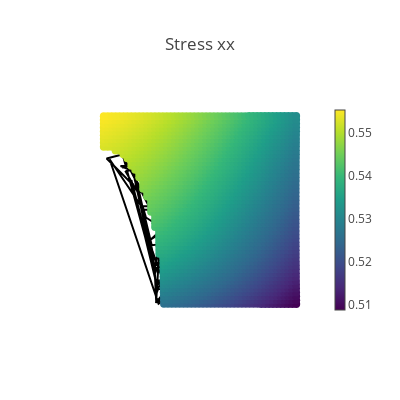
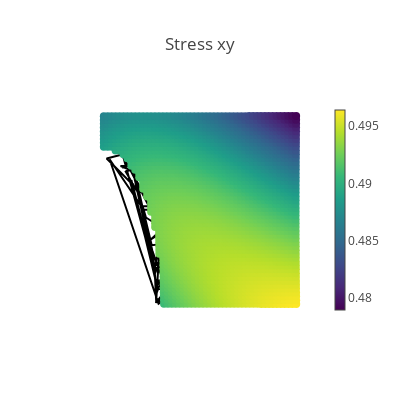
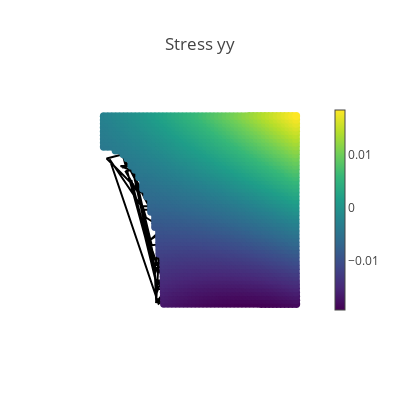
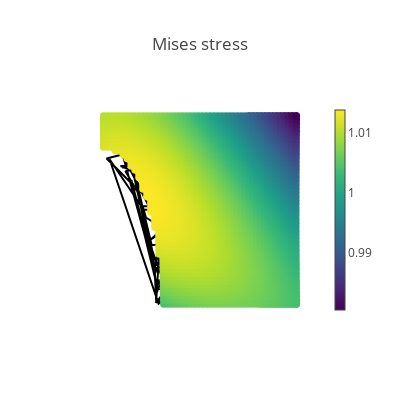

Notebook code for these charts, in order:
### Code cell
# Create a validation domain different from the training domain
val_x, val_y = np.meshgrid(np.linspace(0, L, 50), np.linspace(0, L, 50))
val_domain = np.vstack([val_x.ravel(), val_y.ravel()]).T
mask = (
    ((val_domain[:, 0] ** 2) / (Rx**2)) + ((val_domain[:, 1] ** 2) / (Ry**2))
) > 1
val = val_domain[mask]

# Compute model predictions on the validation domain
results = model.predict(val)
disp = results[:, 0:2]
def_val = val + disp
mises = np.sqrt(
    results[:, 2] ** 2
    + results[:, 4] ** 2
    - results[:, 2] * results[:, 4]
    + 3 * results[:, 3] ** 2
)

def make_plot(x, y, variable, title, cmap=sequential.Viridis, size=8.0):
    fig = go.Figure()

    # Plot boundaries
    m = dict(color="black")
    fig.add_trace(go.Scatter(x=outer_figure[:,0], y=outer_figure[:,1], mode="lines", marker=m))
    # fig.add_trace(go.Scatter(x=top_boundary[:,:, 0], y=top_boundary[:,:, 1], mode="lines", marker=m))
    # fig.add_trace(go.Scatter(x=bottom_boundary[:,:, 0], y=bottom_boundary[:,:, 0], mode="lines", marker=m))
    # fig.add_trace(go.Scatter(x=left_boundary[:,:, 0], y=left_boundary[:,:, 0], mode="lines", marker=m))
    # fig.add_trace(go.Scatter(x=right_boundary[:,:, 0], y=right_boundary[:,:, 0], mode="lines", marker=m))
    # fig.add_trace(go.Scatter(x=hole_boundary[:,:, 0], y=hole_boundary[:,:, 0], mode="lines", marker=m))

    # Plot variable values
    m = dict(color=variable, colorscale=cmap, size=size, colorbar=dict(thickness=10))
    fig.add_trace(go.Scatter(x=x, y=y, marker=m, mode="markers"))

    # plot settings
    fig.layout.yaxis.scaleanchor = "x"
    fig.update_layout(
        template="none", width=400, height=400, title=title, showlegend=False
    )
    fig.update_xaxes(visible=False)
    fig.update_yaxes(visible=False)
    fig.show()

# Plot stresses
make_plot(*def_val.T, results[:, 2], "Stress xx")
make_plot(*def_val.T, results[:, 3], "Stress xy")
make_plot(*def_val.T, results[:, 4], "Stress yy")
make_plot(*def_val.T, mises, "Mises stress")

# Plot displacements
make_plot(*def_val.T, disp[:, 0], "Displacement in x", cmap=sequential.Inferno)
make_plot(*def_val.T, disp[:, 1], "Displacement in y", cmap=sequential.Inferno)

### Figure 1 — Plotly figure (JSON) as saved in the notebook; plotly's stock layout.template omitted (floating-point values rounded to 4 significant figures; data arrays with more than 128 entries replaced by an {"elided": "..."} marker saying what was removed)
{"data": [{"marker": {"color": "black"}, "mode": "lines", "type": "scatter", "x": [0.446, 1, 0.8552, 1, 0.2909, 0.4734, 0, 1, 0.8764, 1, 0.173, 0.5411, 1, 1, 0.01838, 0.5909, 0.446, 0.2963, 0.6898, 0.06865, 0.2933, 0.648, 0.04413, 1, 1, 1, 1, 0.2916, 0.114, 0.2746, 1, 0.09656, 0.9611, 0.2691, 1, 0.9632, 0.9308, 0.718, 1, 0.7189, 0.516, 1, 0.8631, 0.3723, 1, 0.8625, 0.9855, 0.1043, 0.9496, 0.1244, 0.4343, 0.2917, 0.158, 0.2959, 1, 0.3664, 0.7107, 1, 0.361, 0.3, 1, 0.4828, 0.2962, 0.2815, 0.1219, 0.7425, 1, 0.1876, 0.1257, 0.5839, 1, 0.3876, 0.2801, 0.2981, 0.5439, 0.03247, 0.6679, 0.01647, 0.1778, 0.9637, 0.05413, 0.8952, 1, 0.2226, 0.2414, 1, 1, 0.2915, 0.2999, 0.2994, 0.6609, 1, 0.3, 1, 1, 0.2289, 0.03323, 0.3137, 1, 0.508], "y": [1, 0.26, 1, 0.337, 0.2038, 1, 0.9678, 0.9809, 1, 0.2895, 1, 0, 0.5524, 0.3462, 1, 0, 0, 0.1307, 0, 1, 0.1746, 1, 1, 0.9541, 0.2419, 0.5123, 0.6209, 0.1959, 1, 0.3354, 0.4155, 0.789, 1, 0.3684, 0.8275, 1, 0, 0, 0.1543, 1, 0, 0.6068, 1, 1, 0.6013, 1, 1, 0.7814, 1, 0.7583, 1, 0.195, 0.7083, 0.138, 0.005731, 0, 0, 0.04448, 1, 0.01231, 0.3516, 0, 0.1327, 0.2883, 1, 1, 0.8331, 0.6504, 0.7566, 1, 0.4465, 0, 0.2982, 0.09298, 0, 1, 1, 0.8321, 0.6712, 0, 1, 1, 0.5901, 0.5587, 0.4947, 0.0007943, 0.07005, 0.1974, 0.01995, 0.05368, 1, 0.8772, 0.008638, 0.06967, 0.5463, 0.5386, 0.8282, 0, 0.4411, 0]}, {"marker": {"color": {"elided": "2001 float values"}, "colorbar": {"thickness": 10}, "colorscale": [[0, "#440154"], [0.1111, "#482878"], [0.2222, "#3e4989"], [0.3333, "#31688e"], [0.4444, "#26828e"], [0.5556, "#1f9e89"], [0.6667, "#35b779"], [0.7778, "#6ece58"], [0.8889, "#b5de2b"], [1, "#fde725"]], "size": 8}, "mode": "markers", "type": "scatter", "x": {"elided": "2001 float values"}, "y": {"elided": "2001 float values"}}], "layout": {"height": 400, "showlegend": false, "title": {"text": "Stress xx"}, "width": 400, "xaxis": {"visible": false}, "yaxis": {"scaleanchor": "x", "visible": false}}}

### Figure 2 — Plotly figure (JSON) as saved in the notebook; plotly's stock layout.template omitted (floating-point values rounded to 4 significant figures; data arrays with more than 128 entries replaced by an {"elided": "..."} marker saying what was removed)
{"data": [{"marker": {"color": "black"}, "mode": "lines", "type": "scatter", "x": [0.446, 1, 0.8552, 1, 0.2909, 0.4734, 0, 1, 0.8764, 1, 0.173, 0.5411, 1, 1, 0.01838, 0.5909, 0.446, 0.2963, 0.6898, 0.06865, 0.2933, 0.648, 0.04413, 1, 1, 1, 1, 0.2916, 0.114, 0.2746, 1, 0.09656, 0.9611, 0.2691, 1, 0.9632, 0.9308, 0.718, 1, 0.7189, 0.516, 1, 0.8631, 0.3723, 1, 0.8625, 0.9855, 0.1043, 0.9496, 0.1244, 0.4343, 0.2917, 0.158, 0.2959, 1, 0.3664, 0.7107, 1, 0.361, 0.3, 1, 0.4828, 0.2962, 0.2815, 0.1219, 0.7425, 1, 0.1876, 0.1257, 0.5839, 1, 0.3876, 0.2801, 0.2981, 0.5439, 0.03247, 0.6679, 0.01647, 0.1778, 0.9637, 0.05413, 0.8952, 1, 0.2226, 0.2414, 1, 1, 0.2915, 0.2999, 0.2994, 0.6609, 1, 0.3, 1, 1, 0.2289, 0.03323, 0.3137, 1, 0.508], "y": [1, 0.26, 1, 0.337, 0.2038, 1, 0.9678, 0.9809, 1, 0.2895, 1, 0, 0.5524, 0.3462, 1, 0, 0, 0.1307, 0, 1, 0.1746, 1, 1, 0.9541, 0.2419, 0.5123, 0.6209, 0.1959, 1, 0.3354, 0.4155, 0.789, 1, 0.3684, 0.8275, 1, 0, 0, 0.1543, 1, 0, 0.6068, 1, 1, 0.6013, 1, 1, 0.7814, 1, 0.7583, 1, 0.195, 0.7083, 0.138, 0.005731, 0, 0, 0.04448, 1, 0.01231, 0.3516, 0, 0.1327, 0.2883, 1, 1, 0.8331, 0.6504, 0.7566, 1, 0.4465, 0, 0.2982, 0.09298, 0, 1, 1, 0.8321, 0.6712, 0, 1, 1, 0.5901, 0.5587, 0.4947, 0.0007943, 0.07005, 0.1974, 0.01995, 0.05368, 1, 0.8772, 0.008638, 0.06967, 0.5463, 0.5386, 0.8282, 0, 0.4411, 0]}, {"marker": {"color": {"elided": "2001 float values"}, "colorbar": {"thickness": 10}, "colorscale": [[0, "#440154"], [0.1111, "#482878"], [0.2222, "#3e4989"], [0.3333, "#31688e"], [0.4444, "#26828e"], [0.5556, "#1f9e89"], [0.6667, "#35b779"], [0.7778, "#6ece58"], [0.8889, "#b5de2b"], [1, "#fde725"]], "size": 8}, "mode": "markers", "type": "scatter", "x": {"elided": "2001 float values"}, "y": {"elided": "2001 float values"}}], "layout": {"height": 400, "showlegend": false, "title": {"text": "Stress xy"}, "width": 400, "xaxis": {"visible": false}, "yaxis": {"scaleanchor": "x", "visible": false}}}

### Figure 3 — Plotly figure (JSON) as saved in the notebook; plotly's stock layout.template omitted (floating-point values rounded to 4 significant figures; data arrays with more than 128 entries replaced by an {"elided": "..."} marker saying what was removed)
{"data": [{"marker": {"color": "black"}, "mode": "lines", "type": "scatter", "x": [0.446, 1, 0.8552, 1, 0.2909, 0.4734, 0, 1, 0.8764, 1, 0.173, 0.5411, 1, 1, 0.01838, 0.5909, 0.446, 0.2963, 0.6898, 0.06865, 0.2933, 0.648, 0.04413, 1, 1, 1, 1, 0.2916, 0.114, 0.2746, 1, 0.09656, 0.9611, 0.2691, 1, 0.9632, 0.9308, 0.718, 1, 0.7189, 0.516, 1, 0.8631, 0.3723, 1, 0.8625, 0.9855, 0.1043, 0.9496, 0.1244, 0.4343, 0.2917, 0.158, 0.2959, 1, 0.3664, 0.7107, 1, 0.361, 0.3, 1, 0.4828, 0.2962, 0.2815, 0.1219, 0.7425, 1, 0.1876, 0.1257, 0.5839, 1, 0.3876, 0.2801, 0.2981, 0.5439, 0.03247, 0.6679, 0.01647, 0.1778, 0.9637, 0.05413, 0.8952, 1, 0.2226, 0.2414, 1, 1, 0.2915, 0.2999, 0.2994, 0.6609, 1, 0.3, 1, 1, 0.2289, 0.03323, 0.3137, 1, 0.508], "y": [1, 0.26, 1, 0.337, 0.2038, 1, 0.9678, 0.9809, 1, 0.2895, 1, 0, 0.5524, 0.3462, 1, 0, 0, 0.1307, 0, 1, 0.1746, 1, 1, 0.9541, 0.2419, 0.5123, 0.6209, 0.1959, 1, 0.3354, 0.4155, 0.789, 1, 0.3684, 0.8275, 1, 0, 0, 0.1543, 1, 0, 0.6068, 1, 1, 0.6013, 1, 1, 0.7814, 1, 0.7583, 1, 0.195, 0.7083, 0.138, 0.005731, 0, 0, 0.04448, 1, 0.01231, 0.3516, 0, 0.1327, 0.2883, 1, 1, 0.8331, 0.6504, 0.7566, 1, 0.4465, 0, 0.2982, 0.09298, 0, 1, 1, 0.8321, 0.6712, 0, 1, 1, 0.5901, 0.5587, 0.4947, 0.0007943, 0.07005, 0.1974, 0.01995, 0.05368, 1, 0.8772, 0.008638, 0.06967, 0.5463, 0.5386, 0.8282, 0, 0.4411, 0]}, {"marker": {"color": {"elided": "2001 float values"}, "colorbar": {"thickness": 10}, "colorscale": [[0, "#440154"], [0.1111, "#482878"], [0.2222, "#3e4989"], [0.3333, "#31688e"], [0.4444, "#26828e"], [0.5556, "#1f9e89"], [0.6667, "#35b779"], [0.7778, "#6ece58"], [0.8889, "#b5de2b"], [1, "#fde725"]], "size": 8}, "mode": "markers", "type": "scatter", "x": {"elided": "2001 float values"}, "y": {"elided": "2001 float values"}}], "layout": {"height": 400, "showlegend": false, "title": {"text": "Stress yy"}, "width": 400, "xaxis": {"visible": false}, "yaxis": {"scaleanchor": "x", "visible": false}}}

### Figure 4 — Plotly figure (JSON) as saved in the notebook; plotly's stock layout.template omitted (floating-point values rounded to 4 significant figures; data arrays with more than 128 entries replaced by an {"elided": "..."} marker saying what was removed)
{"data": [{"marker": {"color": "black"}, "mode": "lines", "type": "scatter", "x": [0.446, 1, 0.8552, 1, 0.2909, 0.4734, 0, 1, 0.8764, 1, 0.173, 0.5411, 1, 1, 0.01838, 0.5909, 0.446, 0.2963, 0.6898, 0.06865, 0.2933, 0.648, 0.04413, 1, 1, 1, 1, 0.2916, 0.114, 0.2746, 1, 0.09656, 0.9611, 0.2691, 1, 0.9632, 0.9308, 0.718, 1, 0.7189, 0.516, 1, 0.8631, 0.3723, 1, 0.8625, 0.9855, 0.1043, 0.9496, 0.1244, 0.4343, 0.2917, 0.158, 0.2959, 1, 0.3664, 0.7107, 1, 0.361, 0.3, 1, 0.4828, 0.2962, 0.2815, 0.1219, 0.7425, 1, 0.1876, 0.1257, 0.5839, 1, 0.3876, 0.2801, 0.2981, 0.5439, 0.03247, 0.6679, 0.01647, 0.1778, 0.9637, 0.05413, 0.8952, 1, 0.2226, 0.2414, 1, 1, 0.2915, 0.2999, 0.2994, 0.6609, 1, 0.3, 1, 1, 0.2289, 0.03323, 0.3137, 1, 0.508], "y": [1, 0.26, 1, 0.337, 0.2038, 1, 0.9678, 0.9809, 1, 0.2895, 1, 0, 0.5524, 0.3462, 1, 0, 0, 0.1307, 0, 1, 0.1746, 1, 1, 0.9541, 0.2419, 0.5123, 0.6209, 0.1959, 1, 0.3354, 0.4155, 0.789, 1, 0.3684, 0.8275, 1, 0, 0, 0.1543, 1, 0, 0.6068, 1, 1, 0.6013, 1, 1, 0.7814, 1, 0.7583, 1, 0.195, 0.7083, 0.138, 0.005731, 0, 0, 0.04448, 1, 0.01231, 0.3516, 0, 0.1327, 0.2883, 1, 1, 0.8331, 0.6504, 0.7566, 1, 0.4465, 0, 0.2982, 0.09298, 0, 1, 1, 0.8321, 0.6712, 0, 1, 1, 0.5901, 0.5587, 0.4947, 0.0007943, 0.07005, 0.1974, 0.01995, 0.05368, 1, 0.8772, 0.008638, 0.06967, 0.5463, 0.5386, 0.8282, 0, 0.4411, 0]}, {"marker": {"color": {"elided": "2001 float values"}, "colorbar": {"thickness": 10}, "colorscale": [[0, "#440154"], [0.1111, "#482878"], [0.2222, "#3e4989"], [0.3333, "#31688e"], [0.4444, "#26828e"], [0.5556, "#1f9e89"], [0.6667, "#35b779"], [0.7778, "#6ece58"], [0.8889, "#b5de2b"], [1, "#fde725"]], "size": 8}, "mode": "markers", "type": "scatter", "x": {"elided": "2001 float values"}, "y": {"elided": "2001 float values"}}], "layout": {"height": 400, "showlegend": false, "title": {"text": "Mises stress"}, "width": 400, "xaxis": {"visible": false}, "yaxis": {"scaleanchor": "x", "visible": false}}}
